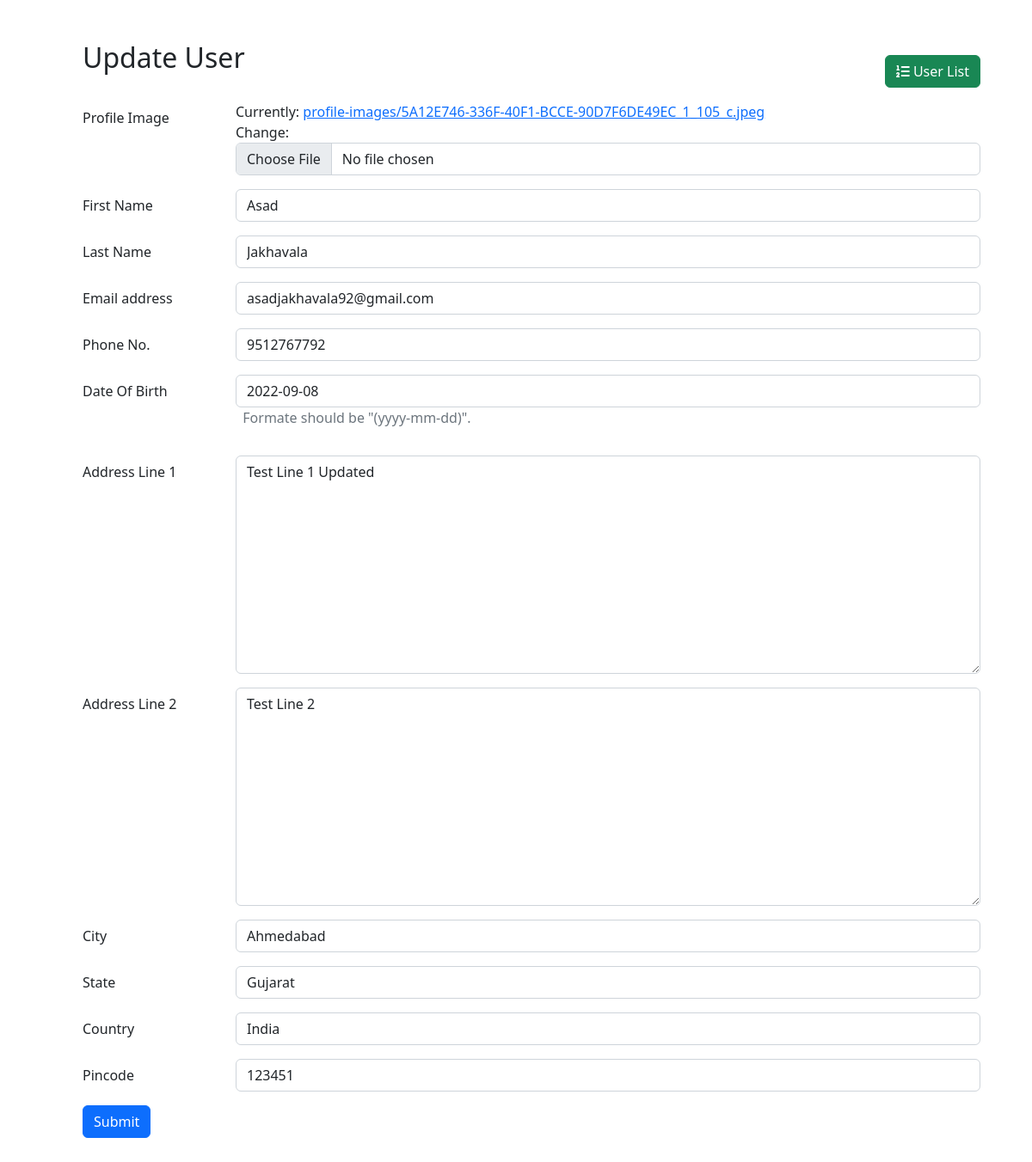
Before: /update-user/1/ with the older database file.
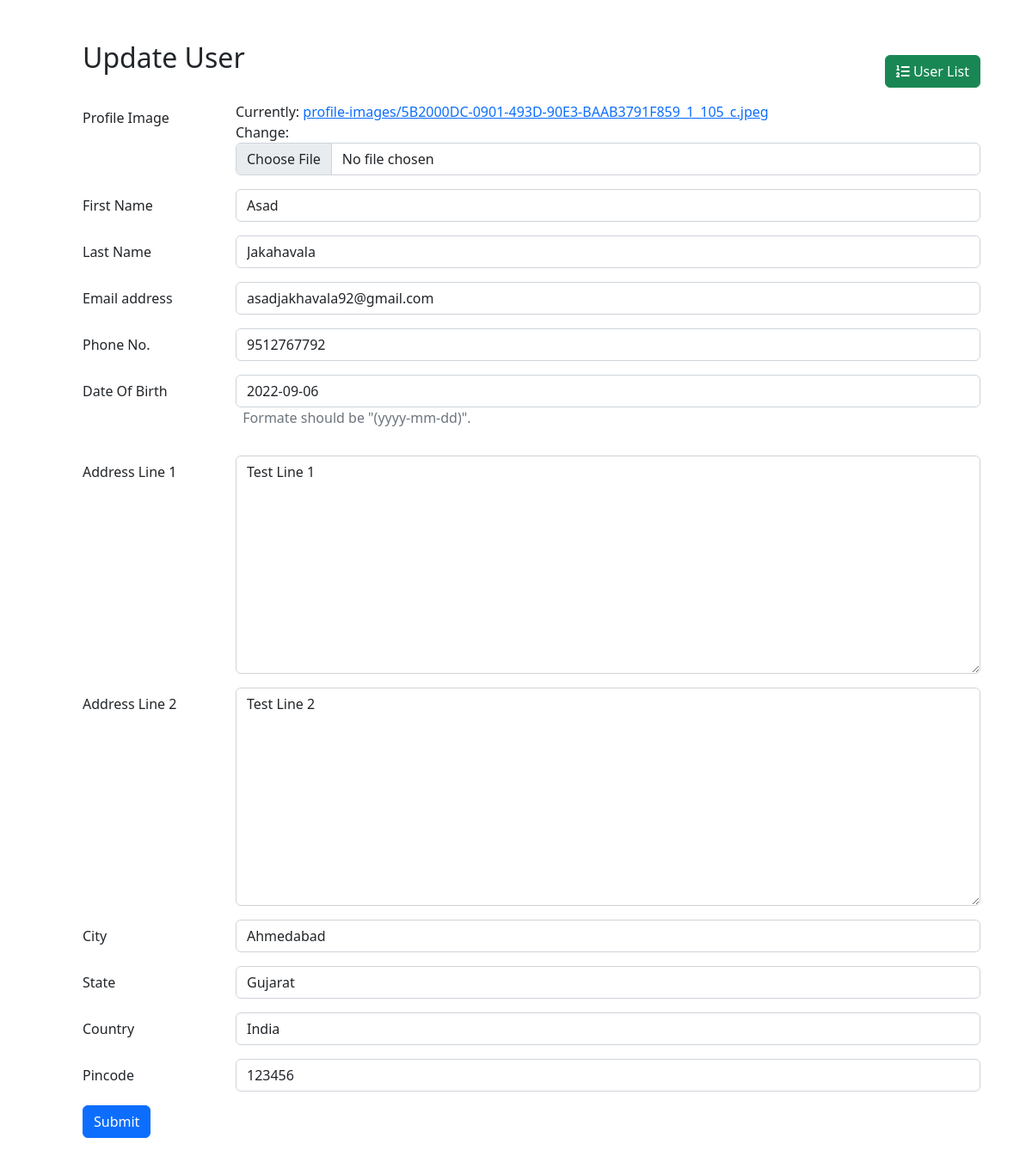
After: the same page with the newer database file.
### user_app/models.py (models this page shows, shortened)
class UserModel(models.Model):
    profile_image = models.ImageField(_("Profile Image"), upload_to="profile-images/")
    first_name = models.CharField(_("First Name"), max_length=50)
    last_name = models.CharField(_("Last Name"), max_length=50)
    email = models.EmailField(_("email address"), unique=True)
    phone = models.CharField(
        _("Phone No."), max_length=10, unique=True, validators=[validate_phone_number]
    )
    dob = models.DateField(_("Date Of Birth"))

class UserAddress(models.Model):
    user = models.OneToOneField(UserModel, related_name='user_address', on_delete=models.CASCADE, primary_key=True)
    address_1 = models.TextField(_("Address Line 1"))
    address_2 = models.TextField(_("Address Line 2"))
    city = models.CharField(_("City"), max_length=20)
    state = models.CharField(_("State"), max_length=20)
    country = models.CharField(_("Country"), max_length=20)
    pincode = models.CharField(
        _("Pincode"), max_length=6, validators=[validate_pincode]
    )

### user_app/views.py (the view, shortened to what this page needs)
# urls.py: path("update-user/<int:id>/", views.UserUpdateView.as_view(), name="update_user"),
class UserUpdateView(View):
    template_name = "user_app/user_form.html"
    def get(self, request, id, *args, **kwargs):
        user = get_object_or_404(UserModel, pk=id)
        context = {
            "user_form": UserModelForm(instance=user),
            "user_address_form": UserAddressForm(instance=user.user_address),
        }
        return render(request, self.template_name, context=context)

### user_app/forms.py
class UserModelForm(forms.ModelForm):
    class Meta:
        model = models.UserModel
        fields = "__all__"

class UserAddressForm(forms.ModelForm):
    class Meta:
        model = models.UserAddress
        fields = "__all__"
        exclude = [
            "user",
        ]

### user_app/templatetags/custom_tags.py (called while the page is built)
@register.filter(name="add_classes")
def add_classes(value, arg):
    css_classes = value.field.widget.attrs.get("class", "")
    if css_classes:
        css_classes = css_classes.split(" ")
    else:
        css_classes = []
    args = arg.split(" ")
    for a in args:
        if a not in css_classes:
            css_classes.append(a)
    return value.as_widget(attrs={"class": " ".join(css_classes)})

### user_app/templates/user_app/user_form.html (shortened to what this page needs)
{% extends 'base.html' %}
{% load custom_tags %}
{% block body %}
<div class="container m-5 p-5 mt-0">
    <div class="row">
        <div class="col-8">
            <h2 class="pb-4">{% if user_form.instance.pk %} Update User {% else %} Create User {% endif %}</h2>
        </div>
        <div class="col-4 d-flex justify-content-end align-items-center">
            <a class="btn btn-success" href="{% url 'user_app:user_list' %}" role="button"> <i class="fa fa-list-ol" aria-hidden="true"></i> User List</a>
        </div>
    </div>
    <form method="POST" enctype="multipart/form-data">
        <div class="mb-3 row">
            <label class="col-sm-2 col-form-label">{{user_form.profile_image.label}}</label>
            <div class="col-sm-10">
                {{user_form.profile_image|add_classes:'form-control'}}
            </div>
        </div>
        <div class="mb-3 row">
            <label class="col-sm-2 col-form-label">{{user_form.first_name.label}}</label>
            <div class="col-sm-10">
                {{user_form.first_name|add_classes:'form-control'}}
            </div>
        </div>
        <div class="mb-3 row">
            <label class="col-sm-2 col-form-label">{{user_form.last_name.label}}</label>
            <div class="col-sm-10">
                {{user_form.last_name|add_classes:'form-control'}}
            </div>
        </div>
        <div class="mb-3 row">
            <label class="col-sm-2 col-form-label">{{user_form.email.label}}</label>
            <div class="col-sm-10">
                {{user_form.email|add_classes:'form-control'}}
            </div>
        </div>
        <div class="mb-3 row">
            <label class="col-sm-2 col-form-label">{{user_form.phone.label}}</label>
            <div class="col-sm-10">
                {{user_form.phone|add_classes:'form-control'}}
            </div>
        </div>
        <div class="mb-3 row">
            <label class="col-sm-2 col-form-label">{{user_form.dob.label}}</label>
            <div class="col-sm-10">
                {{user_form.dob|add_classes:'form-control'}}
                <p class="text-muted">&nbsp; Formate should be "(yyyy-mm-dd)".</p>
            </div>
        </div>
        <div class="mb-3 row">
            <label class="col-sm-2 col-form-label">{{user_address_form.address_1.label}}</label>
            <div class="col-sm-10">
                {{user_address_form.address_1|add_classes:'form-control'}}
            </div>
        </div>
        <div class="mb-3 row">
            <label class="col-sm-2 col-form-label">{{user_address_form.address_2.label}}</label>
            <div class="col-sm-10">
                {{user_address_form.address_2|add_classes:'form-control'}}
            </div>
        </div>
        <div class="mb-3 row">
            <label class="col-sm-2 col-form-label">{{user_address_form.city.label}}</label>
            <div class="col-sm-10">
                {{user_address_form.city|add_classes:'form-control'}}
            </div>
        </div>
        <div class="mb-3 row">
            <label class="col-sm-2 col-form-label">{{user_address_form.state.label}}</label>
            <div class="col-sm-10">
                {{user_address_form.state|add_classes:'form-control'}}
            </div>
        </div>
        <div class="mb-3 row">
            <label class="col-sm-2 col-form-label">{{user_address_form.country.label}}</label>
            <div class="col-sm-10">
                {{user_address_form.country|add_classes:'form-control'}}
            </div>
        </div>
        <div class="mb-3 row">
            <label class="col-sm-2 col-form-label">{{user_address_form.pincode.label}}</label>
            <div class="col-sm-10">
                {{user_address_form.pincode|add_classes:'form-control'}}
            </div>
        </div>
        <input type="submit" value="Submit" class="btn btn-primary mb-3">
    </form>
</div>
{% endblock%}

Changed rows visible on the page:
changed UserModel "Asad": last_name "Jakhavala" → "Jakahavala"; dob "2022-09-08" → "2022-09-06"
changed UserAddress "Test Line 2": address_1 "Test Line 1 Updated" → "Test Line 1"; pincode "123451" → "123456"
Other visible differences:
text no longer shown: "Currently: profile-images/5A12E746-336F-40F1-BCCE-90D7F6DE49EC_1_105_c.jpeg Change:"
text now shown: "Currently: profile-images/5B2000DC-0901-493D-90E3-BAAB3791F859_1_105_c.jpeg Change:"
